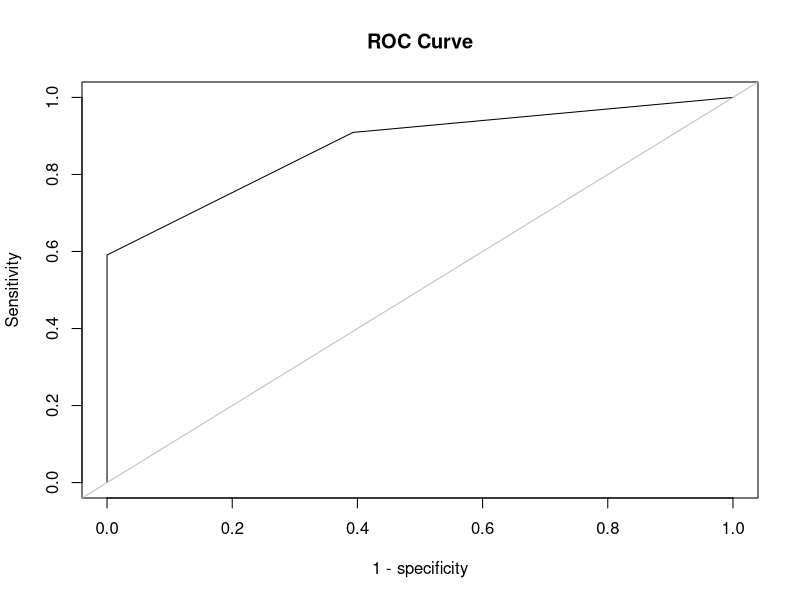

Write R code to recreate this figure.
#Viewed 2017 Christmas Devotional (at least 500 unique visitors) and LDS Popn (# operating temples) 
 devotional <- read.table(header = TRUE, text = 
'State Viewed Temples
Alabama 0 1 
Alaska 0 1
Arizona 1 6
Arkansas 0 0
California 1 7
Colorado 1 2
Connecticut 0 1  
Delaware 0 0
Florida 1 2
Georgia 1 1
Hawaii 0 0
Idaho 1 5
Illinois 1 2
Indiana 1 1
Iowa 0 0
Kansas 0 0
Kentucky 0 1
Louisiana 0 1
Maine 0 0
Maryland 0 1
Massachusetts 0 1
Michigan 0 1
Minnesota 0 0
Mississippi 0 0
Missouri 1 0
Montana 0 1
Nebraska 0 0
Nevada 1 2
NewHampshire 0 0
NewJersey 0 0
NewMexico 1 1
NewYork 1 2
NorthCarolina 1 1
NorthDakota 0 0
Ohio 1 1
Oklahoma 0 1
Oregon 1 2
Pennsylvania 1 1
RhodeIsland 0 0
SouthCarolina 0 1
SouthDakota 0 0
Tennessee 1 2
Texas 1 4
Utah 1 17
Vermont 0 0
Virginia 1 0
Washington 1 3
WestVirginia 0 0
Wisconsin 0 0
Wyoming 1 1
')
#Fit Model using Logistic Regression
out.devotional <- glm(Viewed~Temples, data = devotional, family = 'binomial')
summary(out.devotional) 

#Increase of odds in viewing for one unit increase in temples
exp(2.4343)

#Confidence Interval
exp(confint(out.devotional))[-1,]

#LRT or X^2 test of Ho: B1 = 0
reduced.devotional <- glm(Viewed~+1, data = devotional, family = "binomial")
anova(reduced.devotional, out.devotional, test = "Chisq")

#ROC Curve
library(ROCR) 
devotional.prediction <- prediction(predict(out.devotional,type = "response"), devotional$Viewed)
# tpr = sensitivity fpr = false positive rate
devotional.perf <- performance(devotional.prediction, measure = "tpr", x.measure = "fpr")
plot(devotional.perf, xlab = "1 - specificity", ylab = "Sensitivity", main = "ROC Curve")
abline(0,1,col="gray")

#AUC
performance(devotional.prediction, measure = "auc")
##[1] 0.8741883

#Confidence Interval for North Carolina (1 temple)
logit.NC <- predict(out.devotional, newdata = data.frame(Temples = 1), type = "link", se.fit = TRUE)
logit.L <- logit.NC$fit - 1.96*logit.NC$se.fit
logit.U <- logit.NC$fit + 1.96*logit.NC$se.fit
phat.L.NC <- 1/(1+exp(-logit.L))
phat.U.NC <- 1/(1+exp(-logit.U))
